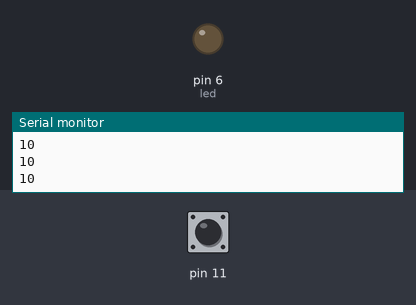
Bench run of a sketch on a simulated Arduino Uno, built with avr-gcc and run on an emulated ATmega328P. Parts: output pins drawn as LEDs (lit = HIGH), the last lines printed to the serial monitor. Dashed ring = blinking. The inputs (shaded band) are chosen by the test bench; at power-on: pin 11 HIGH.

Above: at 1.2 s.
1.3 s: pin 11 pulled LOW for 1 s
At 1.9 s:
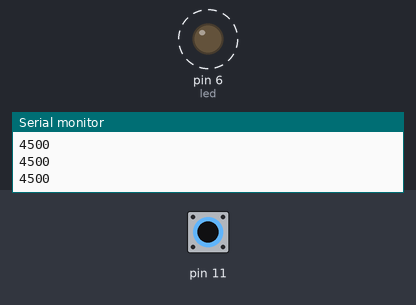
3.8 s: pin 11 pulled LOW for 3.2 s
At 5.0 s:
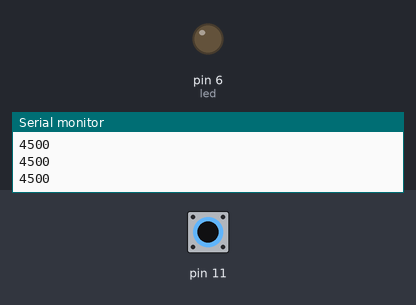
Timing chart, 0 to 8.5 s (numbered marks = the images above; inputs shaded):
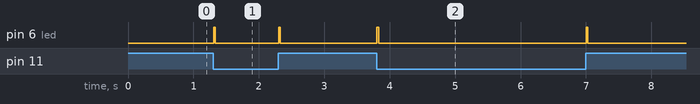

Measured:
- after the input at 1.3 s, pin 6 (led): alternates HIGH for 0.02 s and LOW for 0.97 s, starting at once
- after the input at 3.8 s, pin 6 (led): alternates HIGH for 0.02 s and LOW for 3.2 s, 4 changes in all, then stays LOW, starting at once

The sketch:

CapacitiveSensorSketch_average.ino
```cpp
#include <CapacitiveSensor.h>

/*
   CapitiveSense Library Demo Sketch
   Paul Badger 2008
   Uses a high value resistor e.g. 10M between send pin and receive pin
   Resistor effects sensitivity, experiment with values, 50K - 50M. Larger resistor values yield larger sensor values.
   Receive pin is the sensor pin - try different amounts of foil/metal on this pin
*/


CapacitiveSensor   cs_10_11 = CapacitiveSensor(10, 11);       // 10M resistor between pins 4 & 2, pin 2 is sensor pin, add a wire and or foil if desired
//CapacitiveSensor   cs_4_6 = CapacitiveSensor(4,6);        // 10M resistor between pins 4 & 6, pin 6 is sensor pin, add a wire and or foil
//CapacitiveSensor   cs_4_8 = CapacitiveSensor(4,8);        // 10M resistor between pins 4 & 8, pin 8 is sensor pin, add a wire and or foil
long threshold;
int led = 6;
long readings[4];
long lastReading;
long currentReading;
long runningTotal;


void setup()
{
  cs_10_11.set_CS_AutocaL_Millis(0xFFFFFFFF);     // turn off autocalibrate on channel 1 - just as an example


  threshold = 500;

  pinMode(led, OUTPUT);
  Serial.begin(9600);
}

void loop()
{
  //long start = millis();
  //long total1 =   cs_10_11.capacitiveSensor(30);
  //long total2 =  cs_4_6.capacitiveSensor(30);
  //long total3 =  cs_4_8.capacitiveSensor(30);

  //Serial.print(millis() - start);        // check on performance in milliseconds
  //Serial.print("\t");                    // tab character for debug windown spacing

  //Serial.println(total1);                  // print sensor output 1
  // Serial.print("\t");
  // Serial.print(total2);                  // print sensor output 2
  // Serial.print("\t");
  // Serial.println(total3);                // print sensor output 3

  //delay(10);                             // arbitrary delay to limit data to serial port

  for (long i = 0; i < 4; i++) {
    long total1 =   cs_10_11.capacitiveSensor(30);
    readings[i] = total1;
    runningTotal += readings[i];
  }
  currentReading = runningTotal/4;
  Serial.println(currentReading);
  runningTotal = 0;
//  Serial.println();
//  Serial.println();
//  Serial.print("difference is: ");
//  Serial.println(abs(currentReading - lastReading));

  if (abs(currentReading - lastReading) > threshold) {  // this whill have it occur once on entry and once more upon exit; not continiously
    digitalWrite(led, HIGH);

  }

  else {
    digitalWrite(led, LOW);
  }

 lastReading = currentReading;
  //delay(500);
}
```
